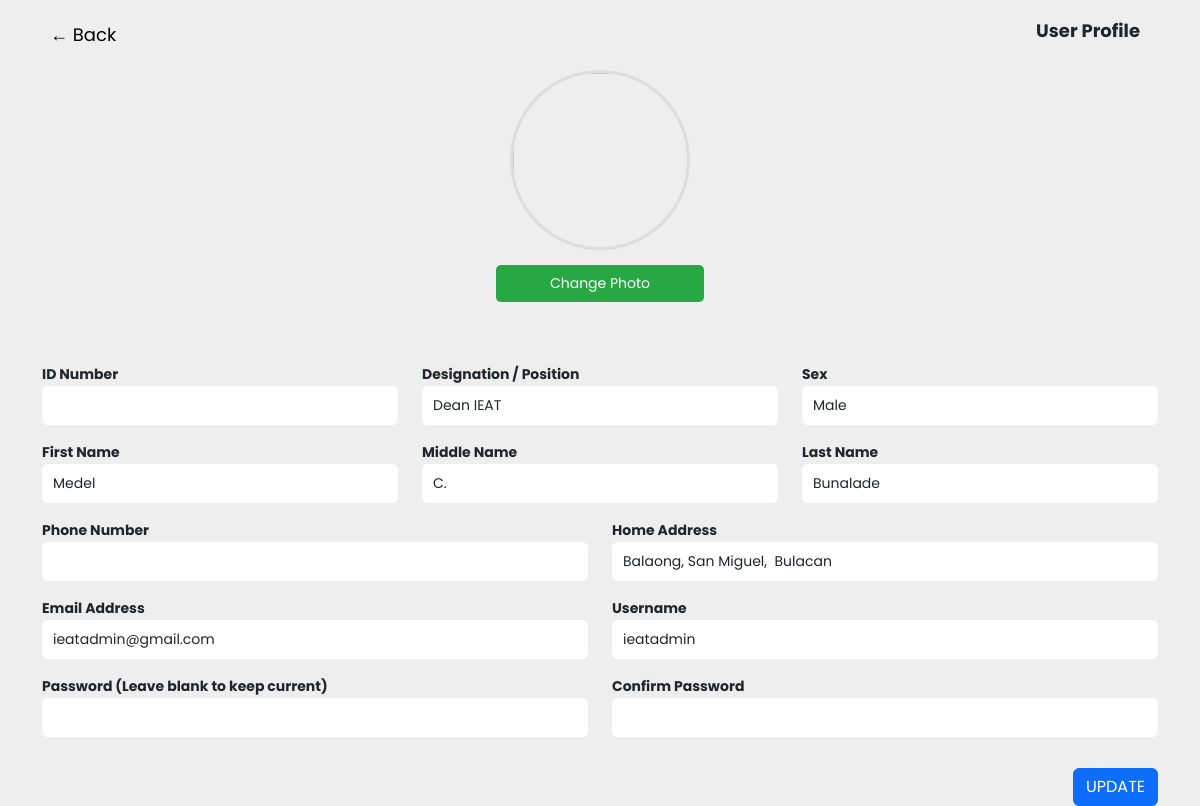
/3hte/profile/profile.php (signed in), run on the app's committed database.
### tables this page shows
CREATE TABLE `users` (
  `users_id` int(11) NOT NULL,
  `coordinator_id` int(11) DEFAULT NULL,
  `fname` varchar(50) DEFAULT NULL,
  `mname` varchar(50) DEFAULT NULL,
  `lname` varchar(50) DEFAULT NULL,
  `sex` enum('female','male') DEFAULT NULL,
  `address` text DEFAULT NULL,
  `phone` varchar(20) DEFAULT NULL,
  `institute` enum('Institute of Engineering and Applied Technology','Institute of Management') DEFAULT NULL,
  `school_id` varchar(150) DEFAULT NULL,
  `course` enum('BS in Business Administration','BS in Hospitality Management','BS in Agriculture and Biosystems Engineering','BS in Geodetic Engineering','BS in Food Technology','BS in Information Technology') DEFAULT NULL,
  `hte_id` int(11) DEFAULT NULL,
  `year_section` enum('4-A','4-B','4-C','4-D','4-E','4-F','4-G') DEFAULT NULL,
  `designation` varchar(100) DEFAULT NULL,
  `role` enum('admin','coordinator','student','trainer','subtrainer') DEFAULT NULL,
  `email` varchar(100) DEFAULT NULL,
  `username` varchar(50) DEFAULT NULL,
  `password` varchar(255) DEFAULT NULL,
  `temppass` varchar(255) DEFAULT NULL,
  `otp` varchar(10) DEFAULT NULL,
  `activate` tinyint(1) NOT NULL DEFAULT 0,
  `guid` varchar(255) DEFAULT NULL,
  `image_profile` text DEFAULT NULL,
  `chat_stats` enum('online','offline','default') DEFAULT 'offline',
  `users_account` enum('enabled','disabled') DEFAULT 'enabled',
  `created_on` timestamp NOT NULL DEFAULT current_timestamp(),
  `updated_on` timestamp NOT NULL DEFAULT current_timestamp() ON UPDATE current_timestamp(),
  `attended` enum('yes','no') DEFAULT 'no',
  `assigned` enum('BS in Business Administration','BS in Hospitality Management','BS in Agriculture and Biosystems Engineering','BS in Geodetic Engineering','BS in Food Technology','BS in Information Technology') DEFAULT NULL,
  `ojt_stats` enum('deployed','pending','pulled-out') DEFAULT 'pending',
  `is_completed` enum('c','nyc') DEFAULT NULL,
  `time_in` datetime DEFAULT NULL,
  `time_out` datetime DEFAULT NULL,
  `remarks` text DEFAULT NULL
);

### 3hte/profile/profile.php (the view, shortened to what this page needs)
<?php
include("../../0config/database.php");
$user_id = $_SESSION['user_id'] ?? 0;
$query = "SELECT * FROM users WHERE users_id = ?";
$stmt = $conn->prepare($query);
$stmt->bind_param("i", $user_id);
$stmt->execute();
$result = $stmt->get_result();
$user = $result->fetch_assoc();
?>
<!DOCTYPE html>
<html lang="en">
<head>
    <link rel="stylesheet" href="https://cdn.jsdelivr.net/npm/bootstrap@5.3.0/dist/css/bootstrap.min.css">
    <link rel="stylesheet" href="../../3hte/profile/css/profile.css">
</head>
<body>
    <div class="container-fluid profile-container">
        <div class="profile-header-container">
            <a href="../../3hte/htedashboard.php" class="back-btn">← Back</a>
            <h3 class="profile-header">User Profile</h3>
        </div>
        <div class="row profile-wrapper">
            <div class="col-lg-3 col-md-4 col-12 profile-left text-center">
                <img id="profileImage" src="<?php echo htmlspecialchars('../../upload_profile/' . ($user['image_profile'] ?? 'siplogo.png')); ?>" class="profile-image">
                <button class="change-photo-btn" id="uploadBtn">Change Photo</button>
            </div>
            <div class="col-lg-9 col-md-8 col-12 profile-form">
                <form id="updateProfileForm">
                    <div class="row">
                        <div class="col-md-8 form-group">
                            <label>ID Number</label>
                            <input type="text" class="form-control" name="school_id" value="<?php echo htmlspecialchars($user['school_id'] ?? ''); ?>">
                        </div>
                        <div class="col-md-4 form-group">
                            <label>Designation / Position</label>
                            <input type="text" class="form-control" name="designation" value="<?php echo htmlspecialchars($user['designation'] ?? ''); ?>">
                        </div>
                        <div class="col-md-4 form-group">
                            <label>Sex</label>
                            <select class="form-control" name="sex">
                                <option value="male" <?php echo ($user['sex'] === 'male') ? 'selected' : ''; ?>>Male</option>
                            </select>
                        </div>
                    </div>
                    <div class="row">
                        <div class="col-md-4 form-group">
                            <label>First Name</label>
                            <input type="text" class="form-control" name="fname" value="<?php echo htmlspecialchars($user['fname'] ?? ''); ?>">
                        </div>
                        <div class="col-md-4 form-group">
                            <label>Middle Name</label>
                            <input type="text" class="form-control" name="mname" value="<?php echo htmlspecialchars($user['mname'] ?? ''); ?>">
                        </div>
                        <div class="col-md-4 form-group">
                            <label>Last Name</label>
                            <input type="text" class="form-control" name="lname" value="<?php echo htmlspecialchars($user['lname'] ?? ''); ?>">
                        </div>
                    </div>
                    <div class="row">
                        <div class="col-md-6 form-group">
                            <label>Phone Number</label>
                            <input type="text" class="form-control" name="phone" value="<?php echo htmlspecialchars($user['phone'] ?? ''); ?>">
                        </div>
                        <div class="col-md-6 form-group">
                            <label>Home Address</label>
                            <input type="text" class="form-control" name="address" value="<?php echo htmlspecialchars($user['address'] ?? ''); ?>">
                        </div>
                    </div>
                    <div class="row">
                        <div class="col-md-6 form-group">
                            <label>Email Address</label>
                            <input type="email" class="form-control" name="email" value="<?php echo htmlspecialchars($user['email'] ?? ''); ?>" required>
                        </div>
                        <div class="col-md-6 form-group">
                            <label>Username</label>
                            <input type="text" class="form-control" name="username" value="<?php echo htmlspecialchars($user['username'] ?? ''); ?>" required>
                        </div>
                    </div>
                    <div class="row">
                        <div class="col-md-6 form-group">
                            <label>Password (Leave blank to keep current)</label>
                            <input type="password" class="form-control" name="password">
                        </div>
                        <div class="col-md-6 form-group">
                            <label>Confirm Password</label>
                            <input type="password" class="form-control" name="confirm_password">
                        </div>
                    </div>
                    <div class="text-end mt-3">
                        <button type="submit" class="btn btn-primary">UPDATE</button>
                    </div>
                </form>
            </div>
        </div>
    </div>
</body>
</html>

### 3hte/profile/css/profile.css (style rules this page uses)
body { font-family: "Poppins", sans-serif !important; }
* { margin: 0; padding: 0; box-sizing: border-box; }
body { background-color: #eeeeee; }
.container-fluid { max-width: 100%; height: 100vh; padding: 20px 30px; display: flex; flex-direction: column; align-items: center; }
.profile-header-container { display: flex; align-items: center; justify-content: space-between; width: 100%; max-width: 1600px; margin-bottom: 20px; padding: 0 20px; }
.back-btn { font-size: 18px; cursor: pointer; color: black; text-decoration: none; }
.profile-header { font-size: 24px; font-weight: bold; text-align: right; margin-right: 10px; }
.profile-header { font-size: 18px; font-weight: bold; text-align: right; }
.profile-wrapper { display: flex; align-items: flex-start; justify-content: center; width: 100%; max-width: 1600px; gap: 60px; }
.profile-left { flex: 1; max-width: 300px; text-align: center; }
.profile-image { width: 180px; height: 180px; object-fit: cover; border-radius: 50%; border: 3px solid #ddd; display: block; margin: 0 auto 15px; }
.change-photo-btn { display: block; width: 80%; background-color: #28a745; color: white; border: none; padding: 8px; border-radius: 5px; cursor: pointer; font-size: 14px; margin: 0 auto; }
.profile-form { flex: 2; width: 100%; }
.profile-form form { width: 100%; max-width: 1200px; }
.form-group { margin-bottom: 15px; }
label { font-weight: bold; font-size: 14px; }
.form-control { width: 100%; padding: 8px 10px; border: 1px solid #ffffff; border-radius: 5px; font-size: 14px; }
.profile-form .row { display: flex; justify-content: space-between; }
.profile-form .col-md-6, .profile-form .col-md-4, .profile-form .col-md-8 { flex: 1; }
@media (max-width: 1400px) { .profile-wrapper { flex-direction: column; align-items: center; } }
@media (max-width: 1400px) { .profile-left { max-width: 100%; } }
@media (max-width: 1400px) { .profile-form { width: 100%; } }
@media (max-width: 1400px) { .profile-form form { max-width: 100%; } }

### data on the page
users: designation "Dean IEAT", sex "Male", fname "Medel", mname "C.", lname "Bunalade", address "Balaong, San Miguel, Bulacan", email "ieatadmin@gmail.com", username "ieatadmin"
